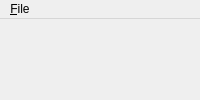
<?xml version="1.0" encoding="UTF-8"?>
<ui version="4.0">
 <class>MainWindow</class>
 <widget class="QMainWindow" name="MainWindow">
  <widget class="QMenuBar" name="menubar">
   <widget class="QMenu" name="menuFile">
    <property name="title">
     <string>&amp;File</string>
    </property>
    <addaction name="actionOpen"/>
    <addaction name="separator"/>
    <addaction name="actionQuit"/>
   </widget>
   <addaction name="menuFile"/>
  </widget>
  <action name="actionOpen">
   <property name="text">
    <string>&amp;Open...</string>
   </property>
   <property name="shortcut">
    <string>Ctrl+O</string>
   </property>
  </action>
  <action name="actionQuit">
   <property name="text">
    <string>&amp;Quit</string>
   </property>
   <property name="shortcut">
    <string notr="true">Ctrl+Q</string>
   </property>
  </action>
 </widget>
</ui>
